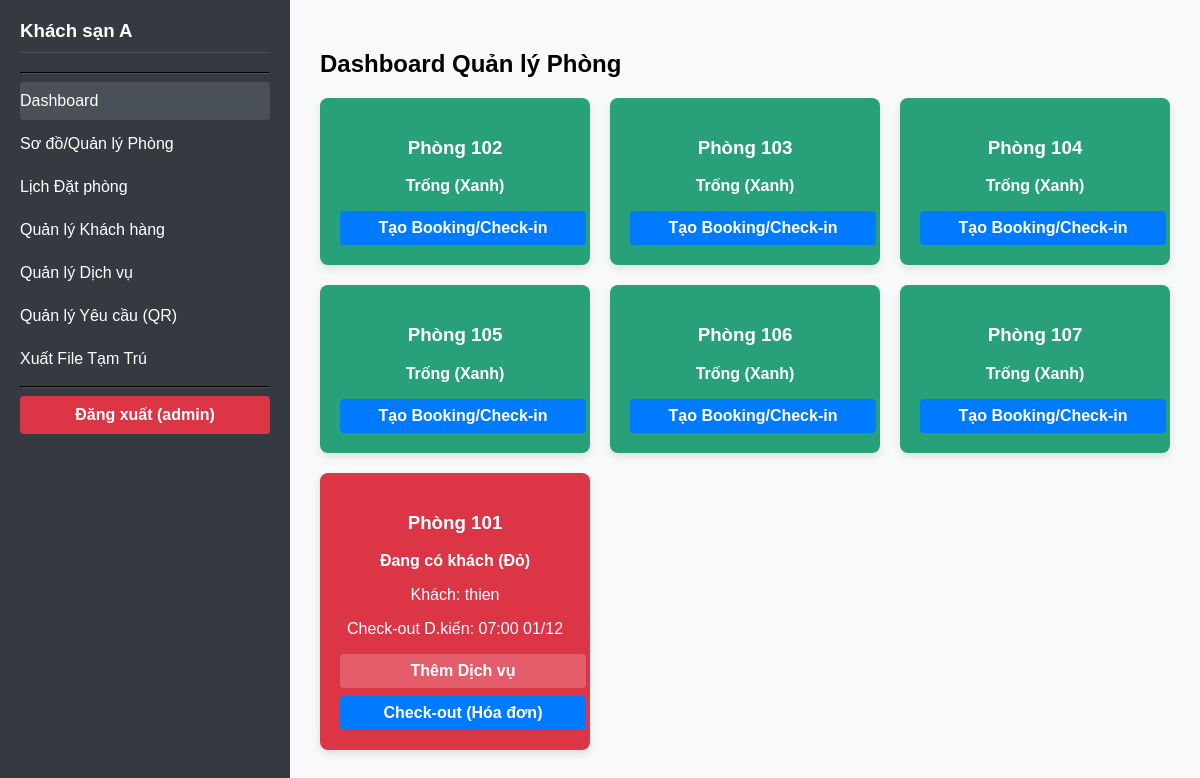
The app's page / (signed in), older data.
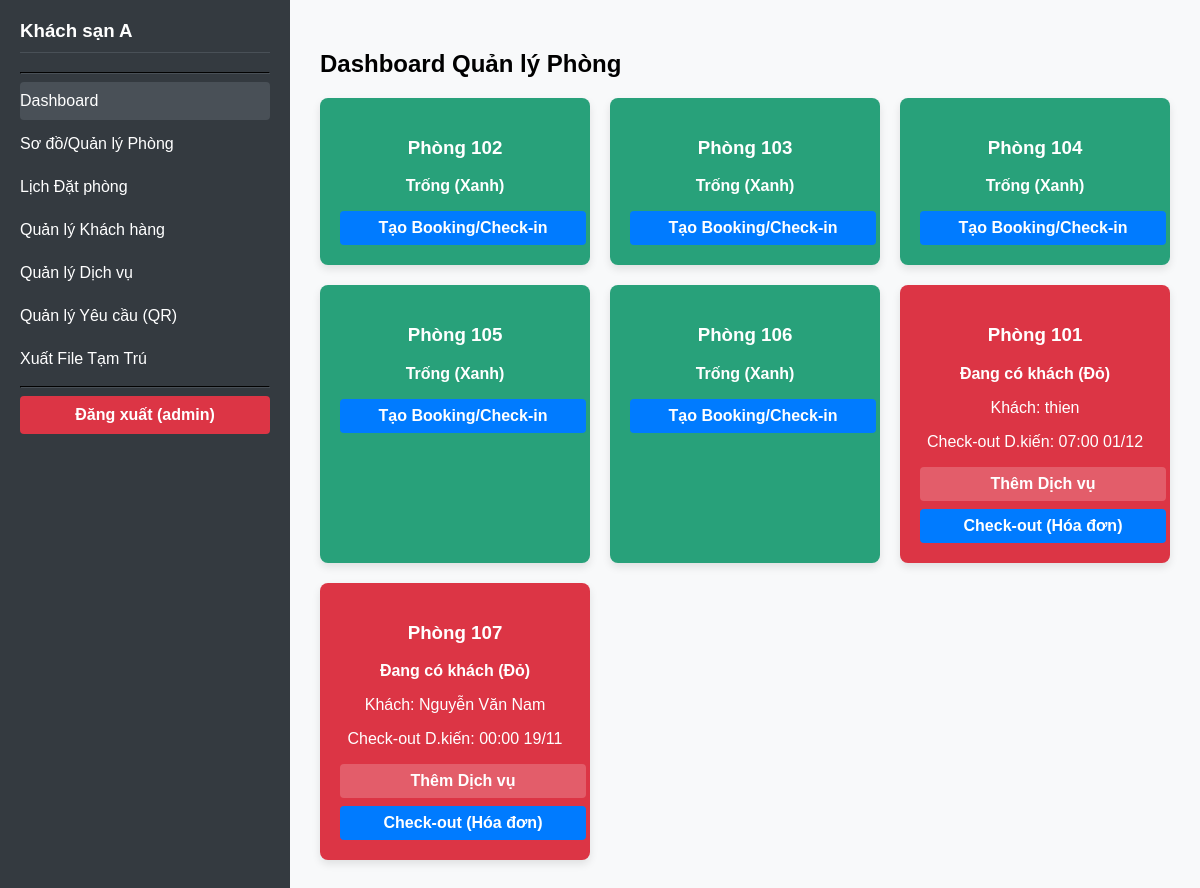
The same page, newer data.
### pms/models.py (models this page shows, shortened)
class Room(models.Model):
    hotel = models.ForeignKey(Hotel, on_delete=models.CASCADE, verbose_name="Khách sạn")
    room_number = models.CharField(max_length=10, unique=True, verbose_name="Số Phòng")
    room_type = models.CharField(max_length=50, verbose_name="Loại Phòng")
    price_per_night = models.DecimalField(max_digits=10, decimal_places=0, default=500000, verbose_name="Giá/Đêm")
    STATUS_CHOICES = [
        ('Vacant', 'Trống (Xanh)'),
        ('Dirty', 'Cần dọn (Xám)'),
        ('Occupied', 'Đang có khách (Đỏ)'),
        ('Booked', 'Đã đặt (Vàng)'),
    ]
    status = models.CharField(max_length=20, choices=STATUS_CHOICES, default='Vacant', verbose_name="Trạng thái")
    class Meta:
        verbose_name = "2. Phòng"
        verbose_name_plural = "2. Quản lý Phòng"
        ordering = ['room_number']

class Guest(models.Model):
    full_name = models.CharField(max_length=255, verbose_name="Họ và Tên")
    dob = models.DateField(null=True, blank=True, verbose_name="Ngày sinh") # Bắt buộc cho Đăng ký tạm trú
    ID_TYPE_CHOICES = [
        ('CCCD', 'Căn cước Công dân'),
        ('CMND', 'Chứng minh Nhân dân'),
        ('PP', 'Hộ chiếu (Passport)'),
        ('OTHER', 'Khác')
    ]
    id_type = models.CharField(max_length=10, choices=ID_TYPE_CHOICES, default='CCCD', verbose_name="Loại giấy tờ")
    id_number = models.CharField(max_length=50, unique=True, verbose_name="Mã số giấy tờ") # Mã số giấy tờ (Key cho OCR)
    address = models.CharField(max_length=500, verbose_name="Địa chỉ thường trú")
    phone = models.CharField(max_length=20, null=True, blank=True, verbose_name="Số điện thoại")
    created_at = models.DateTimeField(auto_now_add=True)
    class Meta:
        verbose_name = "3. Khách hàng"
        verbose_name_plural = "3. Quản lý Khách hàng"

class Reservation(models.Model):
    room = models.ForeignKey(Room, on_delete=models.CASCADE, verbose_name="Phòng")
    guest = models.ForeignKey(Guest, on_delete=models.CASCADE, verbose_name="Khách hàng")
    check_in_date = models.DateTimeField(verbose_name="Thời gian Check-in")
    check_out_date = models.DateTimeField(null=True, blank=True, verbose_name="Thời gian Check-out dự kiến")
    STATUS_CHOICES = [
        ('Confirmed', 'Đã xác nhận (Booking)'),
        ('Occupied', 'Đang cư trú'),
        ('Completed', 'Đã hoàn tất'),
        ('Cancelled', 'Đã hủy'),
    ]
    status = models.CharField(max_length=20, choices=STATUS_CHOICES, default='Confirmed', verbose_name="Trạng thái đặt phòng")
    note = models.TextField(blank=True, verbose_name="Ghi chú")
    created_at = models.DateTimeField(auto_now_add=True)
    class Meta:
        verbose_name = "4. Đặt phòng"
        verbose_name_plural = "4. Quản lý Đặt phòng"
        ordering = ['check_in_date']

### pms/views.py (the view)
# urls.py: path('', views.dashboard, name='dashboard'),
@login_required
def dashboard(request):
    rooms = Room.objects.all().order_by('room_number')
    active_reservations = Reservation.objects.filter(
        status__in=['Confirmed', 'Occupied']
    ).select_related('guest')
    room_data = []
    CHECKIN_ALERT_WINDOW = timezone.timedelta(minutes=30)
    for room in rooms:
        current_res = active_reservations.filter(room=room).first()
        is_alerting = False
        if current_res:
            data = {
                'room': room,
                'reservation': current_res,
                'guest_name': current_res.guest.full_name,
                'is_alerting': False,
            }
            if current_res.status == 'Confirmed':
                room.status = 'Booked'
                time_until_checkin = current_res.check_in_date - timezone.now()
                if time_until_checkin < CHECKIN_ALERT_WINDOW and time_until_checkin > timezone.timedelta(0):
                    data['is_alerting'] = True
            elif current_res.status == 'Occupied':
                room.status = 'Occupied'
        else:
            room.status = 'Vacant'
            data = {'room': room, 'reservation': None, 'is_alerting': False}
        room_data.append(data)
    def sort_key(item):
        status = item['room'].status
        is_alerting = item['is_alerting']
        if status == 'Vacant': return 1
        if status == 'Booked':
            if is_alerting: return 2
            return 3
        if status == 'Occupied': return 4
        if status == 'Dirty': return 5
        return 6
    room_data.sort(key=sort_key)
    context = {
        'page_title': "Dashboard Quản lý Phòng",
        'room_data': room_data,
        'now': timezone.now()
    }
    return render(request, 'pms/dashboard.html', context)

### pms/templates/pms/dashboard.html (shortened to what this page needs)
<!DOCTYPE html>
<html lang="vi">
  <head>
  </head>
  <body>
    <div class="sidebar">
      <h3>Khách sạn A</h3>
      <hr style="border-color: #495057;">
      <a href="{% url 'dashboard' %}" style="background-color: #495057;">Dashboard</a>
      <a href="{% url 'manage-rooms' %}">Sơ đồ/Quản lý Phòng</a>
      <a href="{% url 'reservation-calendar' %}">Lịch Đặt phòng</a>
      <a href="{% url 'manage-guests' %}">Quản lý Khách hàng</a> <a href="{% url 'manage-service-inventory' %}">Quản lý Dịch vụ</a>
      <a href="{% url 'manage-requests' %}">Quản lý Yêu cầu (QR)</a>
      <a href="{% url 'export-registry' %}">Xuất File Tạm Trú</a>
      <hr style="border-color: #495057;">
      <a href="{% url 'logout' %}" class="logout-link">Đăng xuất ({{ user.username }})</a>
    </div>
    <div class="content">
      <h2>{{ page_title }}</h2>
      <div class="room-grid">
        {% for data in room_data %}
        <div class="room-card status-{{ data.room.status }} {% if data.is_alerting %}alerting{% endif %}">
            <h3>Phòng {{ data.room.room_number }}</h3>
            <p style="font-weight: bold;">{{ data.room.get_status_display }}</p>
            {% if data.reservation %}
                <p>Khách: {{ data.guest_name }}</p>
                {% if data.room.status == 'Booked' %}
                    <p>Check-in: {{ data.reservation.check_in_date|date:"H:i d/m" }}</p>
                    {% if data.is_alerting %}
                        <p style="font-weight: bold;">(SẮP CHECK-IN)</p>
                    {% endif %}
                {% elif data.room.status == 'Occupied' %}
                    <p>Check-out D.kiến:
                        {% if data.reservation.check_out_date %}
                            {{ data.reservation.check_out_date|date:"H:i d/m" }}
                        {% else %}
                            (Chưa xác định)
                        {% endif %}
                    </p>
                {% endif %}
            {% endif %}
            <div class="card-actions">
                {% if data.room.status == 'Vacant' or data.room.status == 'Dirty' %}
                    <a href="{% url 'create-booking' data.room.id %}" class="quick-action-button">Tạo Booking/Check-in</a>
                {% elif data.room.status == 'Booked' %}
                    <a href="{% url 'perform-check-in' data.reservation.id %}" class="quick-action-button">Check-in</a>
                    <a href="#">Hủy Booking</a>
                {% elif data.room.status == 'Occupied' %}
                    <a href="{% url 'manage-room-services' data.reservation.id %}">Thêm Dịch vụ</a>
                    <a href="{% url 'billing-details' data.reservation.id %}" class="quick-action-button">Check-out (Hóa đơn)</a>
                {% endif %}
            </div>
        </div>
        {% endfor %}
      </div>

Row changes from the older to the newer data that the page shows:
shown differently, row unchanged: Room "thien": moves up the list
changed Room: room.status "Trống (Xanh)" → "Đang có khách (Đỏ)"; guest_name (not shown) → "Nguyễn Văn Nam"; reservation.check_out_date (not shown) → "00:00 19/11"; status "Tạo Booking/Check-in" → "Khách: Check-out D.kiến: Thêm Dịch vụ Check-out (Hóa đơn)"
